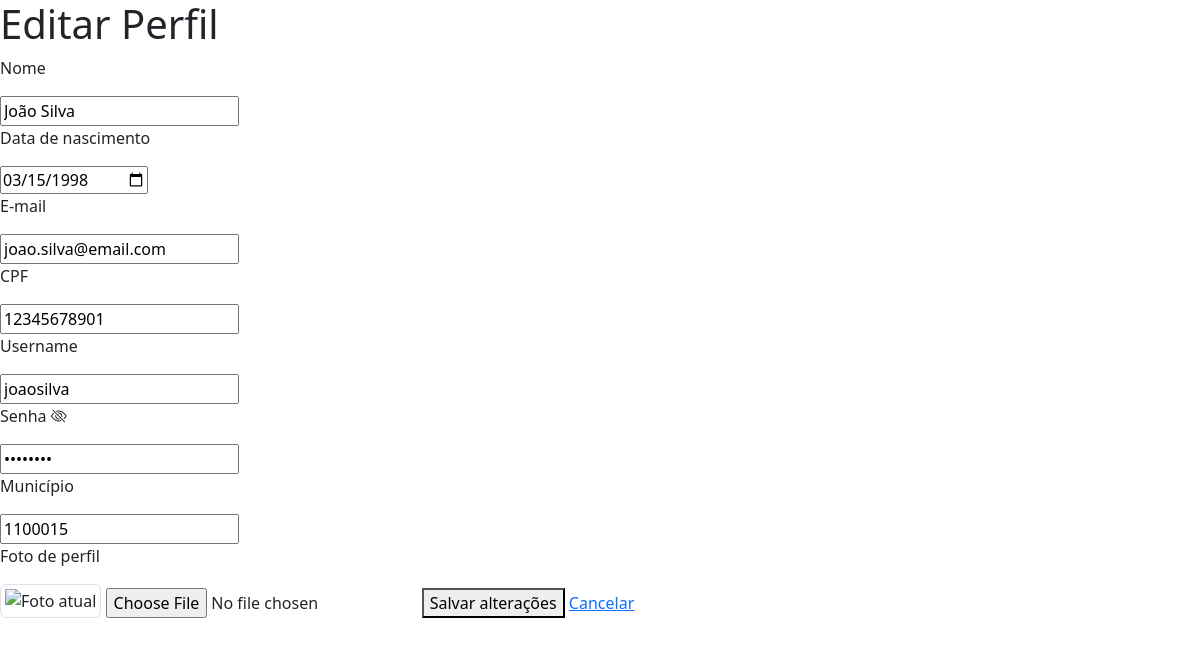
The page /formCadastro.php?id=1 (signed in) on the database its author committed.
### tables this page shows
CREATE TABLE IF NOT EXISTS `usuarios` (
  `idUsuario` INT NOT NULL AUTO_INCREMENT,
  `nomeUsuario` VARCHAR(255) NOT NULL,
  `emailUsuario` VARCHAR(255) NOT NULL,
  `dataNascimentoUsuario` DATE NULL DEFAULT NULL,
  `cpfUsuario` CHAR(11) NULL DEFAULT NULL,
  `usernameUsuario` VARCHAR(255) NOT NULL,
  `senhaUsuario` VARCHAR(255) NOT NULL,
  `dataCriacao` DATETIME NULL DEFAULT CURRENT_TIMESTAMP,
  `municipio_codigo` INT NOT NULL,
  `fotoUsuario` VARCHAR(255) NULL DEFAULT NULL,

  PRIMARY KEY (`idUsuario`),

  UNIQUE INDEX `emailUsuario` (`emailUsuario` ASC),
  UNIQUE INDEX `usernameUsuario` (`usernameUsuario` ASC),
  UNIQUE INDEX `cpfUsuario` (`cpfUsuario` ASC),

  INDEX `fk_usuarios_municipios_idx` (`municipio_codigo` ASC),

  CONSTRAINT `fk_usuarios_municipios`
    FOREIGN KEY (`municipio_codigo`)
    REFERENCES `municipios` (`codigo`)

);

### html/formCadastro.php (the view, shortened to what this page needs)
<?php
require_once "./conexao.php";
if (isset($_GET['id'])) {
    $id = $_GET['id'];
    $sql = "SELECT * FROM usuarios WHERE idUsuario = ?";
    $comando = mysqli_prepare($conexao, $sql);
    mysqli_stmt_bind_param($comando, 'i', $id);
    mysqli_stmt_execute($comando);
    $resultados = mysqli_stmt_get_result($comando);
    $usuario = mysqli_fetch_assoc($resultados);
    $nome = $usuario['nomeUsuario'];
    $email = $usuario['emailUsuario'];
    $data_nascimento = $usuario['dataNascimentoUsuario'];
    $cpf = $usuario['cpfUsuario'];
    $username = $usuario ['usernameUsuario'];
    $senha = $usuario['senhaUsuario'];
    $municipio = $usuario['municipio_codigo'];
    $foto = $usuario['fotoUsuario'];
}
?>
<!DOCTYPE html>
<html lang="en">
<head>
    <link href="https://cdn.jsdelivr.net/npm/bootstrap@5.3.8/dist/css/bootstrap.min.css" rel="stylesheet">
    <link href="https://cdn.jsdelivr.net/npm/bootstrap-icons@1.11.3/font/bootstrap-icons.css" rel="stylesheet">
</head>
<body>
    <form action="salvarUsuario.php?id=<?php echo $id; ?>" method="POST" enctype="multipart/form-data">
        <h1>
        </h1>
        <p>Nome</p><input type="text" name="nome" value="<?php echo $nome; ?>">
        <p>Data de nascimento</p><input type="date" name="data_nascimento" value="<?php echo $data_nascimento; ?>">
        <p>E-mail</p><input type="email" name="email" value="<?php echo $email; ?>">
        <p>CPF</p><input type="text" name="cpf" value="<?php echo $cpf; ?>">
        <p>Username</p><input type="text" name="username" value="<?php echo $username; ?>">
        <p>Senha <i class="bi bi-eye-slash" id="toggleSenha"></i></p>
        <input type="password" name="senha" id="senha" value="<?= $senha ?>" required>
        <p>Município</p><input type="text" name="municipio" value="<?php echo $municipio; ?>">
        <?php
        if (isset($_GET['id'])) {
            echo "<p>Foto de perfil</p>
            <img src='../fotos/$foto'alt='Foto atual' class='img-thumbnail mb-2' width='120'>
            <input type='file' name='foto'>";
        } else {
            echo "<input type='file' name='foto'>";
        }
        ?>
        <button type="submit" id="submit">Salvar alterações</button>
        <?php if (isset($_GET['id'])) {
            echo "<a href='./usuarioConta.php?id=$id'>Cancelar</a>";
        } else {
            echo "<a href='./index.php?id=$id'>Cancelar</a>";
        }
        ?>
    </form>
</body>
</html>

### rows shown on the page
usuarios: nome "João Silva", data_nascimento "03/15/1998", email "joao.silva@email.com", cpf "12345678901", username "joaosilva", municipio "1100015"
